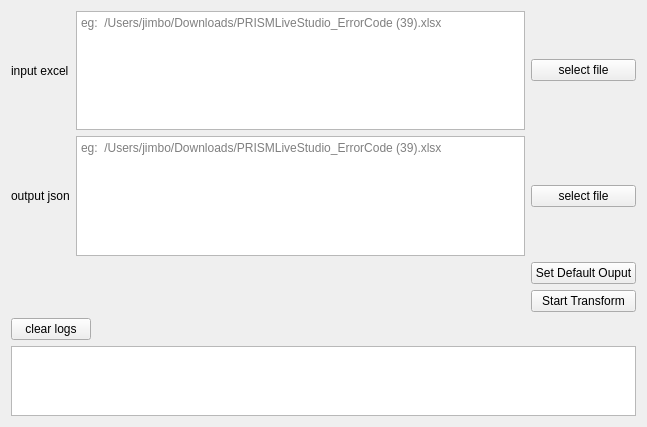
<?xml version="1.0" encoding="UTF-8"?>
<ui version="4.0">
 <class>PLSErrorCodeTransformTool</class>
 <widget class="QWidget" name="PLSErrorCodeTransformTool">
  <property name="geometry">
   <rect>
    <x>0</x>
    <y>0</y>
    <width>647</width>
    <height>427</height>
   </rect>
  </property>
  <property name="windowTitle">
   <string>Dialog</string>
  </property>
  <layout class="QVBoxLayout" name="verticalLayout" stretch="0,0,1">
   <item>
    <layout class="QGridLayout" name="gridLayout" columnstretch="0,1,0">
     <item row="4" column="2">
      <widget class="QPushButton" name="pushButton_start">
       <property name="text">
        <string>Start Transform</string>
       </property>
      </widget>
     </item>
     <item row="2" column="0">
      <widget class="QLabel" name="label_2">
       <property name="text">
        <string>output json</string>
       </property>
      </widget>
     </item>
     <item row="1" column="1">
      <widget class="QPlainTextEdit" name="plainTextEdit">
       <property name="placeholderText">
        <string notr="true">eg:  /Users/jimbo/Downloads/PRISMLiveStudio_ErrorCode (39).xlsx</string>
       </property>
      </widget>
     </item>
     <item row="2" column="1">
      <widget class="QPlainTextEdit" name="plainTextEdit_2">
       <property name="placeholderText">
        <string notr="true">eg:  /Users/jimbo/Downloads/PRISMLiveStudio_ErrorCode (39).xlsx</string>
       </property>
      </widget>
     </item>
     <item row="2" column="2">
      <widget class="QPushButton" name="pushButton_file">
       <property name="text">
        <string>select file</string>
       </property>
      </widget>
     </item>
     <item row="1" column="0">
      <widget class="QLabel" name="label">
       <property name="text">
        <string>input excel</string>
       </property>
      </widget>
     </item>
     <item row="1" column="2">
      <widget class="QPushButton" name="pushButton">
       <property name="text">
        <string>select file</string>
       </property>
      </widget>
     </item>
     <item row="3" column="2">
      <widget class="QPushButton" name="pushButton_default">
       <property name="text">
        <string>Set Default Ouput</string>
       </property>
      </widget>
     </item>
    </layout>
   </item>
   <item alignment="Qt::AlignLeft">
    <widget class="QPushButton" name="pushButton_clear">
     <property name="text">
      <string>clear logs</string>
     </property>
    </widget>
   </item>
   <item>
    <widget class="QTextEdit" name="textEdit"/>
   </item>
  </layout>
 </widget>
 <resources/>
 <connections/>
</ui>
